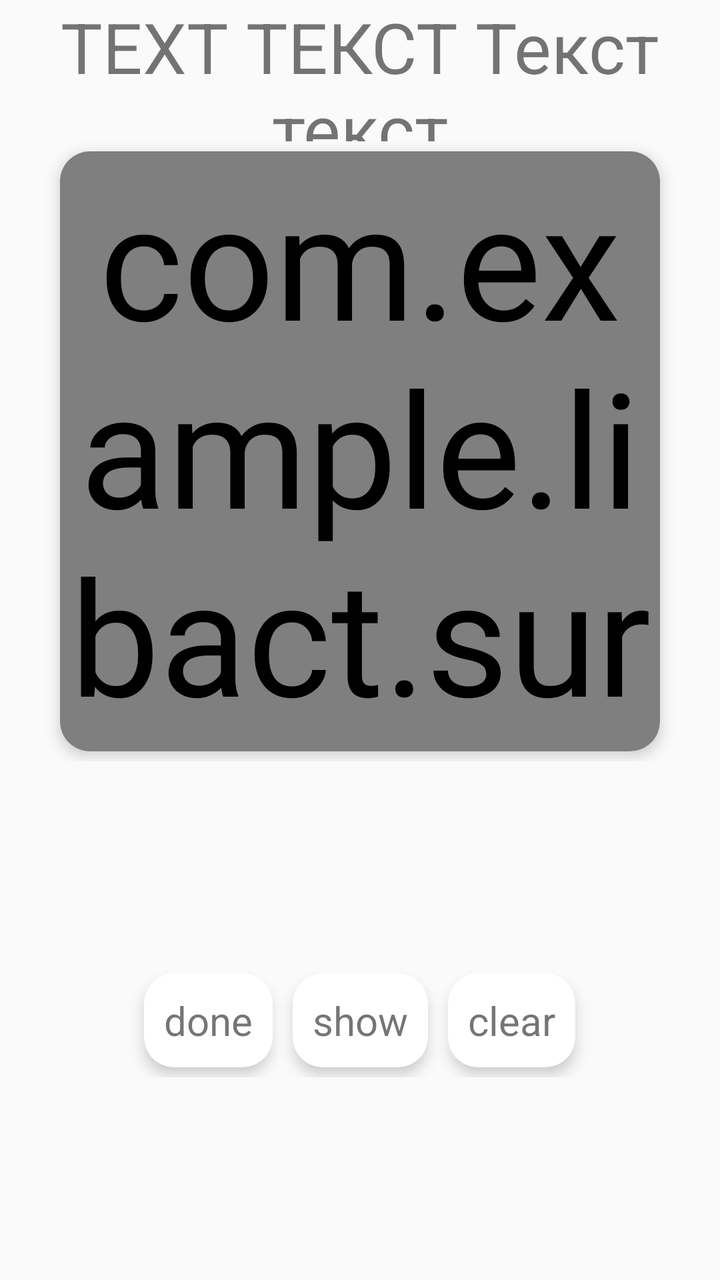
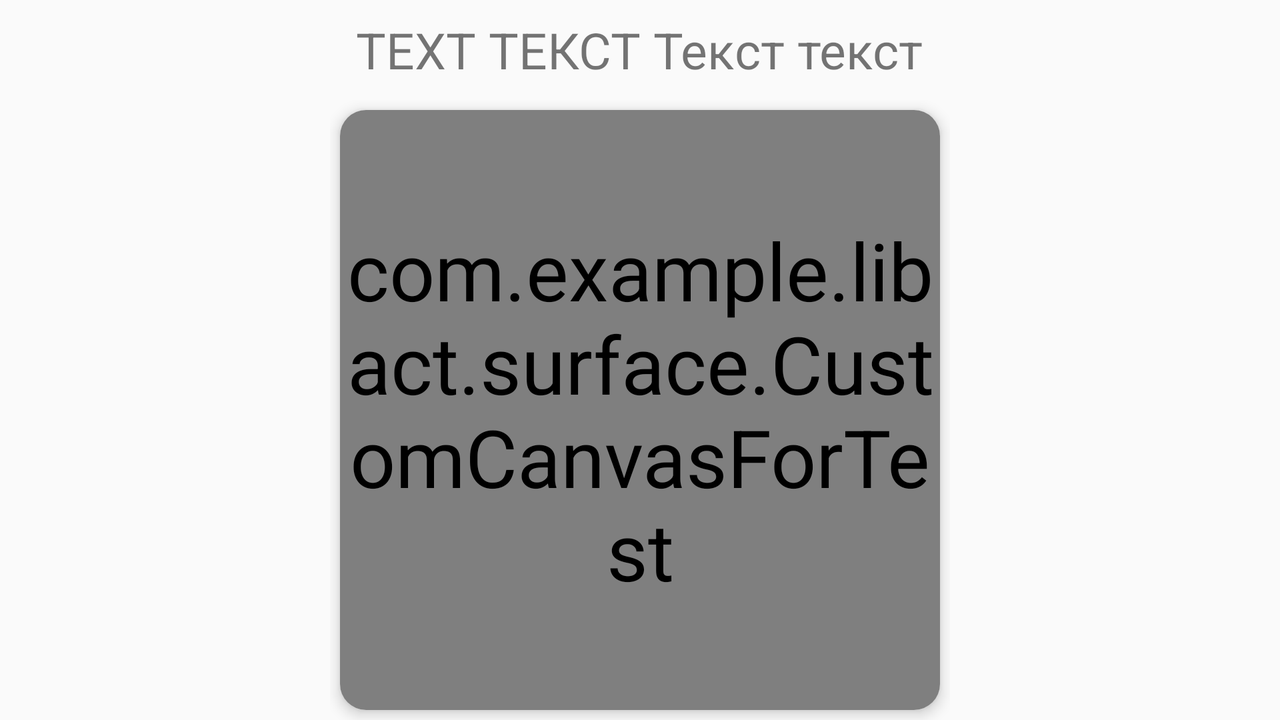

The same Android screen from two of the app's own layout files: first res/layout/ as a phone draws it, then the repository's variant for another configuration, drawn on a device whose configuration selects that folder. Both files follow.
<!-- AndroidManifest.xml: application theme Theme.MyApp.Main -->
<!-- res/layout/activity_test.xml -->
<?xml version="1.0" encoding="utf-8"?>
<LinearLayout xmlns:android="http://schemas.android.com/apk/res/android"
    xmlns:app="http://schemas.android.com/apk/res-auto"
    xmlns:tools="http://schemas.android.com/tools"
    android:layout_width="match_parent"
    android:layout_height="match_parent"
    android:orientation="vertical"
    tools:context=".views.TestActivity"
    android:gravity="center">
    <TextView
        android:id="@+id/question_tv"
        android:layout_width="wrap_content"
        android:layout_height="0dp"
        android:gravity="center"
        android:layout_weight="15"
        android:text="TEXT ТЕКСТ Текст текст"
        android:textSize="@dimen/title_text_size"
        />
    <LinearLayout
        android:layout_width="match_parent"
        android:layout_height="wrap_content"
        android:gravity="center"
        android:orientation="vertical">

        <androidx.cardview.widget.CardView
            android:gravity="center"
            android:translationZ="2dp"
            android:layout_margin="5dp"
            app:cardCornerRadius="@dimen/cardCornerRadius"
            android:id="@+id/cv_test_fragment"
            android:layout_width="wrap_content"
            android:layout_height="wrap_content"
            >
            <com.example.libact.surface.CustomCanvasForTest
                android:id="@+id/surfaceView_test_fragment"
                android:layout_width="@dimen/TestCanvas"
                android:layout_height="@dimen/TestCanvas"
                />
        </androidx.cardview.widget.CardView>
    </LinearLayout>
    <LinearLayout
        android:layout_width="match_parent"
        android:layout_height="0dp"
        android:layout_weight="55"
        android:gravity="center"
        android:orientation="vertical">
        <androidx.recyclerview.widget.RecyclerView
            android:id="@+id/rv_test_fragment"
            android:layout_width="wrap_content"
            android:layout_height="wrap_content"
            app:layoutManager="androidx.recyclerview.widget.GridLayoutManager"
            app:spanCount="3"
            tools:itemCount="6"
            tools:listitem="@layout/lib_item" />
        <LinearLayout
            android:layout_width="match_parent"
            android:layout_height="wrap_content"
            android:gravity="center">
            <androidx.cardview.widget.CardView
                android:layout_width="wrap_content"
                android:layout_height="wrap_content"
                android:id="@+id/done"
                android:gravity="center"
                android:translationZ="2dp"
                android:layout_margin="5dp"
                app:cardCornerRadius="@dimen/cardCornerRadius"
                android:textSize="@dimen/textSize"
                >
                <TextView
                    android:background="?selectableItemBackground"
                    android:padding="10dp"
                    android:layout_width="wrap_content"
                    android:layout_height="wrap_content"
                    android:textSize="@dimen/textSize"
                    android:text="@string/done"/>
            </androidx.cardview.widget.CardView>
            <androidx.cardview.widget.CardView
                android:layout_width="wrap_content"
                android:layout_height="wrap_content"
                android:id="@+id/show"
                android:gravity="center"
                android:translationZ="2dp"
                android:layout_margin="5dp"
                app:cardCornerRadius="@dimen/cardCornerRadius"
                android:textSize="@dimen/textSize"
                >
                <TextView
                    android:background="?selectableItemBackground"
                    android:padding="10dp"
                    android:layout_width="wrap_content"
                    android:layout_height="wrap_content"
                    android:textSize="@dimen/textSize"
                    android:text="@string/show"/>
            </androidx.cardview.widget.CardView>
            <androidx.cardview.widget.CardView
                android:layout_width="wrap_content"
                android:layout_height="wrap_content"
                android:id="@+id/clear"
                android:gravity="center"
                android:translationZ="2dp"
                android:layout_margin="5dp"
                app:cardCornerRadius="@dimen/cardCornerRadius"
                android:textSize="@dimen/textSize"
                >
                <TextView
                    android:background="?selectableItemBackground"
                    android:padding="10dp"
                    android:layout_width="wrap_content"
                    android:layout_height="wrap_content"
                    android:textSize="@dimen/textSize"
                    android:text="@string/clear"/>
            </androidx.cardview.widget.CardView>
        </LinearLayout>
    </LinearLayout>
</LinearLayout>
<!-- res/layout/lib_item.xml (included above) -->
<?xml version="1.0" encoding="utf-8"?>
<LinearLayout xmlns:android="http://schemas.android.com/apk/res/android"
    android:layout_width="wrap_content"
    android:layout_height="wrap_content"
    xmlns:app="http://schemas.android.com/apk/res-auto"
    android:gravity="center"
    >

    <com.google.android.material.card.MaterialCardView
        android:layout_width="wrap_content"
        android:layout_height="wrap_content"
        android:layout_margin="@dimen/card_layout_margin"
        >
        <LinearLayout
            android:background="?selectableItemBackground"
            android:layout_width="wrap_content"
            android:layout_height="wrap_content"
            android:orientation="vertical"
            android:gravity="center"
            >
            <TextView
                android:id="@+id/lib_item_hieroglyph_TV"
                android:layout_width="wrap_content"
                android:layout_height="wrap_content"
                android:text="@string/kanjiExample"
                android:paddingHorizontal="10dp"
                />
        </LinearLayout>
    </com.google.android.material.card.MaterialCardView>
</LinearLayout>
<!-- resources referenced by this layout -->
<resources>
  <!-- from res/values-w320dp/ -->
  <dimen name="TestCanvas">300dp</dimen>
  <!-- from res/values-w320dp/ -->
  <dimen name="cardCornerRadius">15dp</dimen>
  <!-- from res/values-w320dp/ -->
  <dimen name="card_layout_margin">5dp</dimen>
  <!-- from res/values-w320dp/ -->
  <dimen name="textSize">20sp</dimen>
  <!-- from res/values-w320dp/ -->
  <dimen name="title_text_size">35sp</dimen>
  <string name="clear">clear</string>
  <string name="done">done</string>
  <string name="kanjiExample">恋</string>
  <string name="show">show</string>
  <style name="Theme.MyApp.Main" parent="Theme.AppCompat.Light.NoActionBar">
          <item name="android:textViewStyle">@style/Widget.MyApp.TextViewStyle</item>
          <item name="cardViewStyle">@style/Widget.MyApp.CardViewStyle</item>
      </style>
  <style name="Widget.MyApp.TextViewStyle" parent="Widget.MaterialComponents.TextView">
          <item name="android:textSize">@dimen/itemTextSize</item>
      </style>
  <style name="Widget.MyApp.CardViewStyle" parent="CardView">
          <item name="android:gravity">center</item>
          <item name="android:translationZ">0.1dp</item>
          <item name="android:layout_margin">@dimen/card_layout_margin</item>
          <item name="cardCornerRadius">@dimen/cardCornerRadius</item>
      </style>
  <!-- from res/values-w320dp/ -->
  <dimen name="itemTextSize">80sp</dimen>
</resources>
<!-- res/layout-land/activity_test.xml (the repository's variant of the layout above) -->
<!-- drawn on the phone turned sideways -->
<?xml version="1.0" encoding="utf-8"?>
<LinearLayout xmlns:android="http://schemas.android.com/apk/res/android"
    xmlns:app="http://schemas.android.com/apk/res-auto"
    xmlns:tools="http://schemas.android.com/tools"
    android:layout_width="match_parent"
    android:layout_height="match_parent"
    android:orientation="vertical"
    tools:context=".views.TestActivity"
    android:gravity="center">
    <TextView
        android:id="@+id/question_tv"
        android:layout_width="wrap_content"
        android:layout_height="wrap_content"
        android:gravity="center"
        android:layout_weight="15"
        android:text="TEXT ТЕКСТ Текст текст"
        android:textSize="@dimen/title_text_size"
        />
    <LinearLayout
        android:layout_width="wrap_content"
        android:layout_height="wrap_content"
        android:gravity="center"
        android:orientation="horizontal">
    <LinearLayout
        android:layout_width="wrap_content"
        android:layout_height="wrap_content"
        android:layout_weight="1"
        android:gravity="center"
        android:orientation="vertical">

        <androidx.cardview.widget.CardView
            android:gravity="center"
            android:translationZ="2dp"
            android:layout_margin="5dp"
            app:cardCornerRadius="@dimen/cardCornerRadius"
            android:id="@+id/cv_test_fragment"
            android:layout_width="wrap_content"
            android:layout_height="wrap_content"
            >
            <com.example.libact.surface.CustomCanvasForTest
                android:id="@+id/surfaceView_test_fragment"
                android:layout_width="300dp"
                android:layout_height="300dp"
                />
        </androidx.cardview.widget.CardView>
    </LinearLayout>
    <LinearLayout
        android:layout_width="wrap_content"
        android:layout_height="match_parent"
        android:layout_weight="1"
        android:gravity="center"
        android:orientation="vertical">
        <androidx.recyclerview.widget.RecyclerView
            android:id="@+id/rv_test_fragment"
            android:layout_width="wrap_content"
            android:layout_height="wrap_content"
            app:layoutManager="androidx.recyclerview.widget.GridLayoutManager"
            app:spanCount="3"
            tools:itemCount="6"
            tools:listitem="@layout/lib_item" />
        <LinearLayout
            android:layout_width="match_parent"
            android:layout_height="wrap_content"
            android:gravity="center">
            <androidx.cardview.widget.CardView
                android:layout_width="wrap_content"
                android:layout_height="wrap_content"
                android:id="@+id/done"
                android:gravity="center"
                android:translationZ="2dp"
                android:layout_margin="5dp"
                app:cardCornerRadius="@dimen/cardCornerRadius"
                android:textSize="@dimen/textSize"
                >
                <TextView
                    android:background="?selectableItemBackground"
                    android:padding="10dp"
                    android:layout_width="wrap_content"
                    android:layout_height="wrap_content"
                    android:textSize="@dimen/textSize"
                    android:text="@string/done"/>
            </androidx.cardview.widget.CardView>
            <androidx.cardview.widget.CardView
                android:layout_width="wrap_content"
                android:layout_height="wrap_content"
                android:id="@+id/show"
                android:gravity="center"
                android:translationZ="2dp"
                android:layout_margin="5dp"
                app:cardCornerRadius="@dimen/cardCornerRadius"
                android:textSize="@dimen/textSize"
                >
                <TextView
                    android:background="?selectableItemBackground"
                    android:padding="10dp"
                    android:layout_width="wrap_content"
                    android:layout_height="wrap_content"
                    android:textSize="@dimen/textSize"
                    android:text="@string/show"/>
            </androidx.cardview.widget.CardView>
            <androidx.cardview.widget.CardView
                android:layout_width="wrap_content"
                android:layout_height="wrap_content"
                android:id="@+id/clear"
                android:gravity="center"
                android:translationZ="2dp"
                android:layout_margin="5dp"
                app:cardCornerRadius="@dimen/cardCornerRadius"
                android:textSize="@dimen/textSize"
                >
                <TextView
                    android:background="?selectableItemBackground"
                    android:padding="10dp"
                    android:layout_width="wrap_content"
                    android:layout_height="wrap_content"
                    android:textSize="@dimen/textSize"
                    android:text="@string/clear"/>
            </androidx.cardview.widget.CardView>
        </LinearLayout>
    </LinearLayout>
    </LinearLayout>
</LinearLayout>
<!-- resources referenced by the variant -->
<!-- as the phone turned sideways resolves them -->
<resources>
  <!-- from res/values-w480dp/ -->
  <dimen name="cardCornerRadius">13dp</dimen>
  <!-- from res/values-w480dp/ -->
  <dimen name="card_layout_margin">5dp</dimen>
  <!-- from res/values-w480dp/ -->
  <dimen name="textSize">15sp</dimen>
  <!-- from res/values-w480dp/ -->
  <dimen name="title_text_size">25sp</dimen>
  <string name="clear">clear</string>
  <string name="done">done</string>
  <string name="kanjiExample">恋</string>
  <string name="show">show</string>
  <style name="Theme.MyApp.Main" parent="Theme.AppCompat.Light.NoActionBar">
          <item name="android:textViewStyle">@style/Widget.MyApp.TextViewStyle</item>
          <item name="cardViewStyle">@style/Widget.MyApp.CardViewStyle</item>
      </style>
  <style name="Widget.MyApp.TextViewStyle" parent="Widget.MaterialComponents.TextView">
          <item name="android:textSize">@dimen/itemTextSize</item>
      </style>
  <style name="Widget.MyApp.CardViewStyle" parent="CardView">
          <item name="android:gravity">center</item>
          <item name="android:translationZ">0.1dp</item>
          <item name="android:layout_margin">@dimen/card_layout_margin</item>
          <item name="cardCornerRadius">@dimen/cardCornerRadius</item>
      </style>
  <!-- from res/values-w480dp/ -->
  <dimen name="itemTextSize">40sp</dimen>
</resources>
